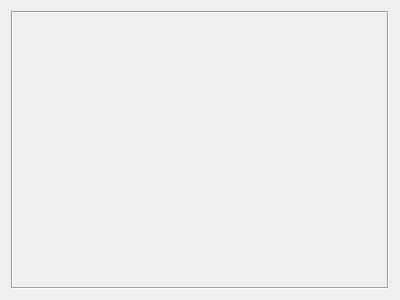
<?xml version="1.0" encoding="UTF-8"?>
<ui version="4.0">
 <class>EWASiteHandle_WizardPageUi</class>
 <widget class="QWidget" name="EWASiteHandle_WizardPageUi">
  <property name="geometry">
   <rect>
    <x>0</x>
    <y>0</y>
    <width>400</width>
    <height>300</height>
   </rect>
  </property>
  <layout class="QGridLayout" name="gridLayout_2">
   <item row="0" column="0">
    <widget class="QFrame" name="frame">
     <property name="frameShape">
      <enum>QFrame::Box</enum>
     </property>
     <property name="frameShadow">
      <enum>QFrame::Sunken</enum>
     </property>
     <layout class="QGridLayout" name="gridLayout">
      <item row="0" column="0">
       <layout class="QVBoxLayout" name="verticalLayout"/>
      </item>
     </layout>
    </widget>
   </item>
  </layout>
 </widget>
 <resources/>
 <connections/>
</ui>
